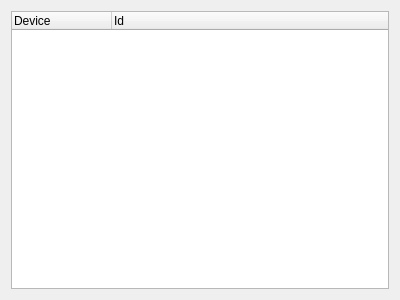
<?xml version="1.0" encoding="UTF-8"?>
<ui version="4.0">
 <class>SoundDeviceDialog</class>
 <widget class="QWidget" name="SoundDeviceDialog">
  <property name="geometry">
   <rect>
    <x>0</x>
    <y>0</y>
    <width>400</width>
    <height>300</height>
   </rect>
  </property>
  <property name="windowTitle">
   <string notr="true"/>
  </property>
  <layout class="QVBoxLayout" name="verticalLayout">
   <item>
    <widget class="QTreeWidget" name="treeWidget">
     <property name="editTriggers">
      <set>QAbstractItemView::NoEditTriggers</set>
     </property>
     <property name="alternatingRowColors">
      <bool>true</bool>
     </property>
     <column>
      <property name="text">
       <string comment="@title:column">Device</string>
      </property>
     </column>
     <column>
      <property name="text">
       <string comment="@title:column The device id">Id</string>
      </property>
     </column>
    </widget>
   </item>
  </layout>
 </widget>
 <resources/>
 <connections/>
</ui>
